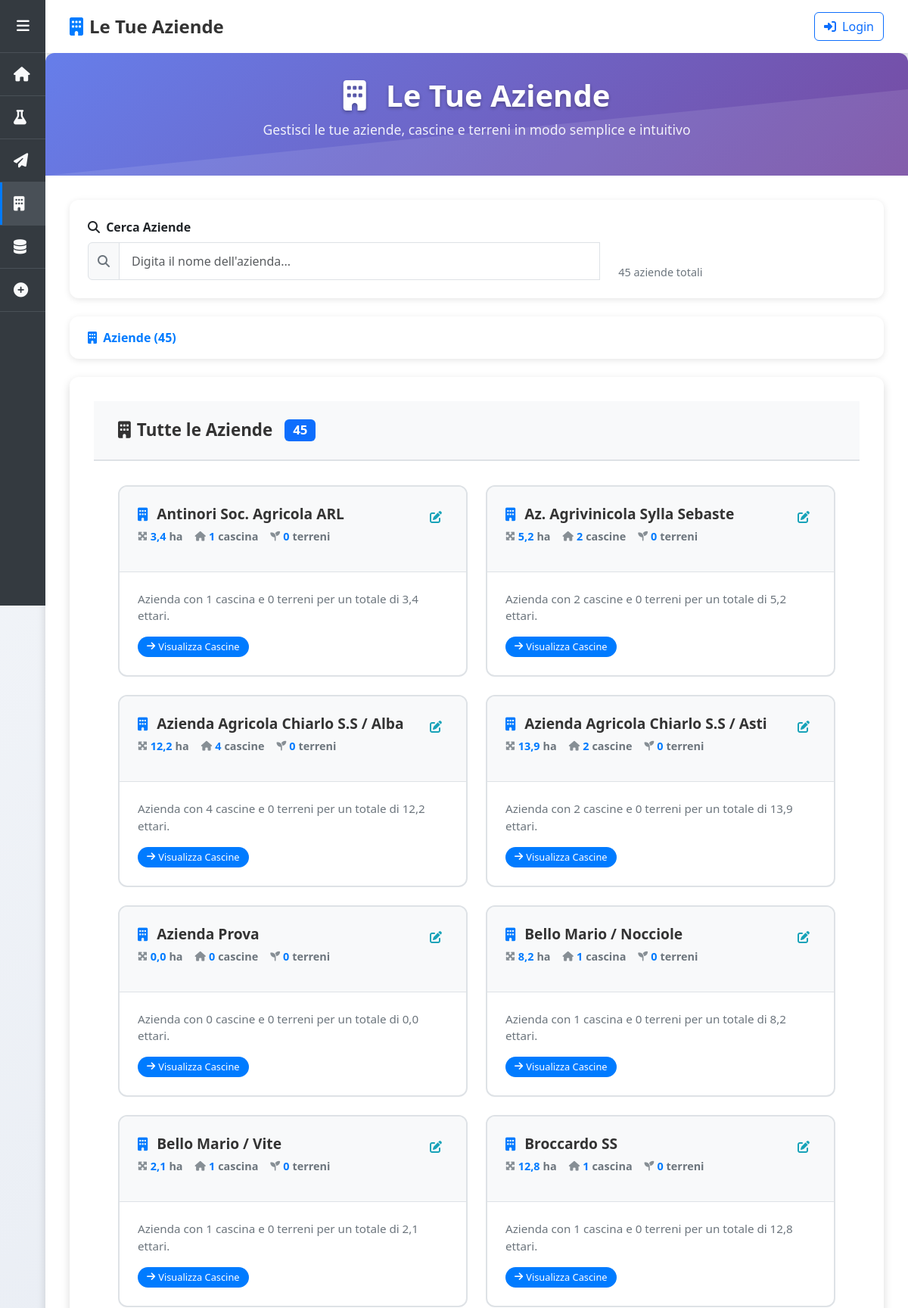
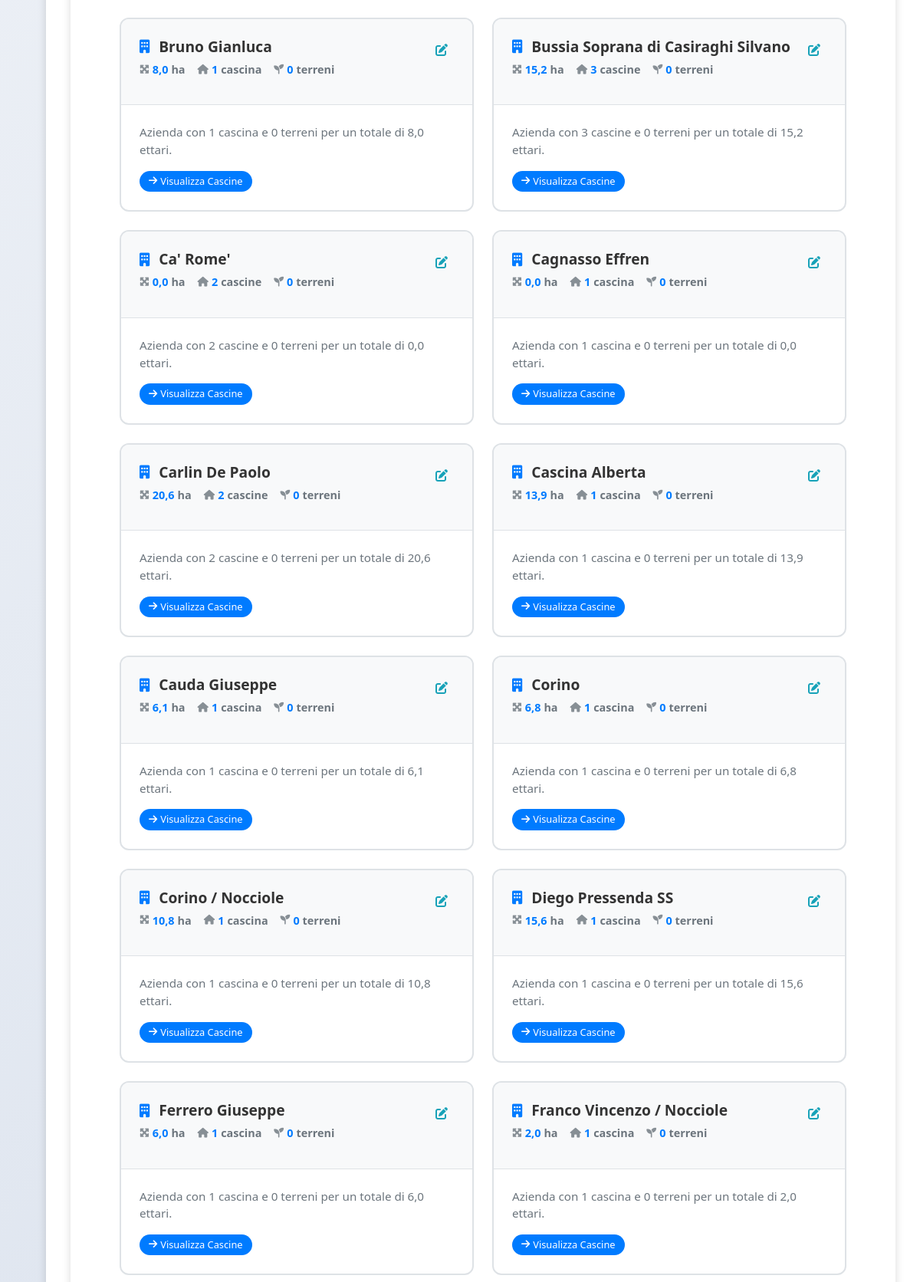
The app's page /aziende/ (upper part) with its own data (2 pictures, top to bottom).
### domenico/models.py (models this page shows, shortened)
class Cliente(models.Model):
    nome = models.CharField(max_length=200)
    creato_il = models.DateTimeField(auto_now_add=True)

### domenico/views.py (the view)
# urls.py: path('aziende/', views.aziende, name='aziende'),
def aziende(request):
    from django.db.models import Sum, Count, Q
    from django.db.models.functions import Lower
    search_query = request.GET.get('search', '').strip()
    clienti = Cliente.objects.prefetch_related(
        'cascine__terreni',
        'cascine__contoterzista',
        'trattamenti'
    ).annotate(
        superficie_totale=Sum('cascine__terreni__superficie'),
        trattamenti_programmati=Count(
            'trattamenti',
            filter=Q(trattamenti__stato='programmato')
        ),
        trattamenti_comunicati=Count(
            'trattamenti',
            filter=Q(trattamenti__stato='comunicato')
        )
    )
    if search_query:
        clienti = clienti.filter(
            nome__icontains=search_query
        )
    clienti = clienti.order_by(Lower('nome'))
    aziende_tree = []
    for cliente in clienti:
        cliente_data = {
            'id': cliente.id,
            'nome': cliente.nome,
            'superficie_totale': cliente.superficie_totale or 0,
            'trattamenti_programmati': cliente.trattamenti_programmati,
            'trattamenti_comunicati': cliente.trattamenti_comunicati,
            'cascine': []
        }
        cascine_ordinate = cliente.cascine.all().order_by(Lower('nome'))
        for cascina in cascine_ordinate:
            superficie_cascina = sum(terreno.superficie for terreno in cascina.terreni.all())
            cascina_data = {
                'id': cascina.id,
                'nome': cascina.nome,
                'superficie_totale': superficie_cascina,
                'contoterzista': cascina.contoterzista.nome if cascina.contoterzista else None,
                'contoterzista_id': cascina.contoterzista.id if cascina.contoterzista else None,
                'trattamenti_programmati': 0,  # Calcolo semplificato
                'trattamenti_comunicati': 0,   # Calcolo semplificato
                'terreni': list(cascina.terreni.all().order_by(Lower('nome')))
            }
            cliente_data['cascine'].append(cascina_data)
        aziende_tree.append(cliente_data)
    context = {
        'aziende_tree': aziende_tree,
        'search_query': search_query,
        'total_count': len(aziende_tree)
    }
    return render(request, 'aziende.html', context)

### domenico/templatetags/aziende_extras.py (called while the page is built)
@register.filter
def total_terreni(cascine_list):
    total = 0
    for cascina in cascine_list:
        if hasattr(cascina, 'terreni'):
            total += len(cascina['terreni']) if isinstance(cascina, dict) else cascina.terreni.count()
        elif isinstance(cascina, dict) and 'terreni_count' in cascina:
            total += cascina['terreni_count']
    return total

### domenico/templates/aziende.html (shortened to what this page needs)
{% extends 'base.html' %}
{% load aziende_extras %}
{% block page_title %}Le Tue Aziende{% endblock %}
{% block page_icon %}<i class="fas fa-building"></i>{% endblock %}
{% block content %}
<div class="page-header">
    <div class="page-header-content">
        <h1>
            <i class="fas fa-building me-3"></i>
            Le Tue Aziende
        </h1>
        <p>Gestisci le tue aziende, cascine e terreni in modo semplice e intuitivo</p>
    </div>
</div>
<div class="search-section">
    <div class="row align-items-end">
        <div class="col-md-8">
            <label for="searchInput" class="form-label">
                <i class="fas fa-search me-1"></i>
                <strong>Cerca Aziende</strong>
            </label>
            <div class="search-box">
                <div class="input-group">
                    <span class="input-group-text">
                        <i class="fas fa-search"></i>
                    </span>
                    <input type="text"
                           class="form-control"
                           id="searchInput"
                           placeholder="Digita il nome dell'azienda..."
                           autocomplete="off">
                </div>
            </div>
        </div>
        <div class="col-md-4">
            <div class="search-stats" id="searchStats">
                {{ aziende_tree|length }} aziend{{ aziende_tree|length|pluralize:"a,e" }} total{{ aziende_tree|length|pluralize:"e,i" }}
            </div>
        </div>
    </div>
</div>
<div class="breadcrumb-container">
    <nav aria-label="breadcrumb">
        <ol class="breadcrumb" id="breadcrumb">
            <li class="breadcrumb-item active">
                <i class="fas fa-building me-1"></i>
                Aziende (<span id="breadcrumbCount">{{ aziende_tree|length }}</span>)
            </li>
        </ol>
    </nav>
</div>
<div class="content-area">
    <div class="content-header">
        <h2 class="content-title">
            <i class="fas fa-building"></i>
            Tutte le Aziende
            <span class="badge bg-primary ms-2" id="contentBadge">{{ aziende_tree|length }}</span>
        </h2>
    </div>
    <div class="items-grid" id="itemsGrid">
        {% for cliente in aziende_tree %}
        <div class="item-card clickable"
             data-search-name="{{ cliente.nome|lower }}"
             onclick="navigateToCascine({{ cliente.id }}, '{{ cliente.nome|escapejs }}')">
            <div class="item-header">
                <div class="item-title">
                    <div class="item-title-content">
                        <div class="item-title-text">
                            <i class="fas fa-building item-icon"></i>
                            <span class="item-name">{{ cliente.nome }}</span>
                        </div>
                        <div class="item-stats">
                            <div class="stat-item">
                                <i class="fas fa-expand-arrows-alt stat-icon"></i>
                                <span class="stat-value">{{ cliente.superficie_totale|floatformat:1 }}</span> ha
                            </div>
                            <div class="stat-item">
                                <i class="fas fa-home stat-icon"></i>
                                <span class="stat-value">{{ cliente.cascine|length }}</span> cascin{{ cliente.cascine|length|pluralize:"a,e" }}
                            </div>
                            <div class="stat-item">
                                <i class="fas fa-seedling stat-icon"></i>
                                <span class="stat-value">{{ cliente.cascine|total_terreni }}</span> terren{{ cliente.cascine|total_terreni|pluralize:"o,i" }}
                            </div>
                        </div>
                    </div>
                    <i class="fas fa-edit edit-icon" onclick="editItem(event, {{ cliente.id }}, 'azienda', '{{ cliente.nome|escapejs }}')" title="Modifica azienda"></i>
                </div>
            </div>
            <div class="item-content">
                <div class="item-description">
                    Azienda con {{ cliente.cascine|length }} cascin{{ cliente.cascine|length|pluralize:"a,e" }} e {{ cliente.cascine|total_terreni }} terren{{ cliente.cascine|total_terreni|pluralize:"o,i" }} per un totale di {{ cliente.superficie_totale|floatformat:1 }} ettari.
                </div>
                <div class="item-badge">
                    <i class="fas fa-arrow-right"></i>
                    Visualizza Cascine
                </div>
            </div>
        </div>
        {% empty %}
        <div class="empty-state">
            <i class="fas fa-building"></i>
            <h4>Nessuna Azienda Trovata</h4>
            <p>Non ci sono aziende da visualizzare. Aggiungi la tua prima azienda per iniziare.</p>
        </div>
        {% endfor %}
    </div>
</div>
{% endblock %}

### domenico/templates/base.html (style rules this page uses)
:root { --sidebar-width: 60px; --sidebar-expanded-width: 200px; --sidebar-bg: #343a40; --sidebar-hover: #495057; --primary-color: #007bff; }
body { background-color: #f8f9fa; font-family: 'Segoe UI', Tahoma, Geneva, Verdana, sans-serif; }
.page-title i { margin-right: 0.5rem; color: var(--primary-color); }
.content-area { padding: 2rem; }

### domenico/templates/aziende.html (style rules this page uses)
:root { --primary-color: #007bff; --success-color: #28a745; --warning-color: #ffc107; --info-color: #17a2b8; --danger-color: #dc3545; --light-bg: #f8f9fa; --border-color: #dee2e6; --shadow: 0 2px 8px rgba(0,0,0,0.1); --shadow-lg: 0 4px 12px rgba(0,0,0,0.15); --border-radius: 12px; --gradient-primary: linear-gradient(135deg, #667eea 0%, #764ba2 100%); --gradient-success: linear-gradient(135deg, #11998e 0%, #38ef7d 100%); }
body { background: linear-gradient(135deg, #f5f7fa 0%, #c3cfe2 100%); min-height: 100vh; }
.page-header { background: var(--gradient-primary); color: white; padding: 2rem 0; margin: -2rem -2rem 2rem -2rem; text-align: center; position: relative; overflow: hidden; }
.page-header::before { content: ''; position: absolute; top: 0; left: 0; right: 0; bottom: 0; background-size: cover; }
.page-header-content { position: relative; z-index: 2; }
.page-header h1 { font-size: 2.5rem; font-weight: 700; margin-bottom: 0.5rem; text-shadow: 0 2px 4px rgba(0,0,0,0.3); }
.page-header p { font-size: 1.1rem; opacity: 0.9; font-weight: 300; }
.search-section { background: white; padding: 1.5rem; border-radius: var(--border-radius); box-shadow: var(--shadow); margin-bottom: 1.5rem; }
.search-box { position: relative; }
.search-box .input-group-text { background-color: var(--light-bg); border-color: var(--border-color); color: #6c757d; }
.search-box .form-control { border-color: var(--border-color); font-size: 1rem; padding: 0.75rem 1rem; }
.search-stats { margin-top: 0.5rem; font-size: 0.9rem; color: #6c757d; }
.breadcrumb-container { background: white; padding: 1rem 1.5rem; border-radius: var(--border-radius); box-shadow: var(--shadow); margin-bottom: 1.5rem; }
.breadcrumb { margin: 0; background: none; padding: 0; font-size: 1rem; }
.breadcrumb-item { font-weight: 500; }
.breadcrumb-item.active { color: var(--primary-color); font-weight: 600; }
.content-area { background: white; border-radius: var(--border-radius); box-shadow: var(--shadow-lg); overflow: hidden; margin-bottom: 2rem; }
.content-header { background: var(--light-bg); padding: 1.5rem 2rem; border-bottom: 2px solid var(--border-color); display: flex; justify-content: space-between; align-items: center; }
.content-title { font-size: 1.4rem; font-weight: 600; color: #333; margin: 0; display: flex; align-items: center; gap: 0.5rem; }
.items-grid { display: grid; grid-template-columns: repeat(auto-fill, minmax(350px, 1fr)); gap: 1.5rem; padding: 2rem; }
.item-card { background: white; border: 2px solid var(--border-color); border-radius: var(--border-radius); transition: all 0.3s ease; cursor: pointer; position: relative; overflow: hidden; min-height: 200px; display: flex; flex-direction: column; }
.item-card.clickable { cursor: pointer; }
.item-header { background: var(--light-bg); padding: 1.5rem; border-bottom: 1px solid var(--border-color); flex-shrink: 0; }
.item-title { font-size: 1.2rem; font-weight: 600; color: #333; margin-bottom: 0.75rem; display: flex; justify-content: space-between; align-items: flex-start; line-height: 1.3; }
.item-title-content { flex: 1; min-width: 0; }
.item-title-text { display: flex; align-items: center; gap: 0.75rem; }
.item-icon { color: var(--primary-color); font-size: 1.1rem; }
.edit-icon { color: var(--info-color); font-size: 1rem; cursor: pointer; padding: 0.5rem; border-radius: 6px; transition: all 0.3s ease; flex-shrink: 0; margin-left: 0.5rem; }
.item-stats { display: flex; flex-wrap: wrap; gap: 1rem; margin-top: 0.5rem; }
.stat-item { font-size: 0.9rem; color: #6c757d; display: flex; align-items: center; gap: 0.25rem; }
.stat-value { font-weight: 600; color: var(--primary-color); }
.stat-icon { font-size: 0.8rem; opacity: 0.8; }
.item-content { padding: 1.5rem; flex: 1; display: flex; flex-direction: column; justify-content: space-between; }
.item-description { color: #6c757d; font-size: 0.95rem; line-height: 1.5; margin-bottom: 1rem; }
.item-badge { background: var(--primary-color); color: white; padding: 0.25rem 0.75rem; border-radius: 15px; font-size: 0.8rem; font-weight: 500; align-self: flex-start; display: flex; align-items: center; gap: 0.25rem; }

### records on screen
Cliente: nome "Antinori Soc. Agricola ARL"
Cliente: nome "Az. Agrivinicola Sylla Sebaste"
Cliente: nome "Azienda Agricola Chiarlo S.S / Alba"
Cliente: nome "Azienda Agricola Chiarlo S.S / Asti"
Cliente: nome "Azienda Prova"
Cliente: nome "Bello Mario / Nocciole"
Cliente: nome "Bello Mario / Vite"
Cliente: nome "Broccardo SS"
Cliente: nome "Bruno Gianluca"
Cliente: nome "Bussia Soprana di Casiraghi Silvano"
Cliente: nome "Ca' Rome'"
Cliente: nome "Cagnasso Effren"
Cliente: nome "Carlin De Paolo"
Cliente: nome "Cascina Alberta"
Cliente: nome "Cauda Giuseppe"
Cliente: nome "Corino"
Cliente: nome "Corino / Nocciole"
Cliente: nome "Diego Pressenda SS"
Cliente: nome "Ferrero Giuseppe"
Cliente: nome "Franco Vincenzo / Nocciole"

### other values on screen
{{ aziende_tree|length }} "45"
{{ cliente.superficie_totale|floatformat:1 }} "3,4" "5,2" "12,2" "13,9" "0,0" "8,2" "2,1" "12,8" "8,0" "15,2" "0,0" "0,0" "20,6" "13,9" "6,1" "6,8" "10,8" "15,6" "6,0" "2,0"
{{ cliente.cascine|length }} "1" "2" "4" "2" "0" "1" "1" "1" "1" "3" "2" "1" "2" "1" "1" "1" "1" "1" "1" "1"
{{ cliente.cascine|total_terreni }} "0" "0" "0" "0" "0" "0" "0" "0" "0" "0" "0" "0" "0" "0" "0" "0" "0" "0" "0" "0"
